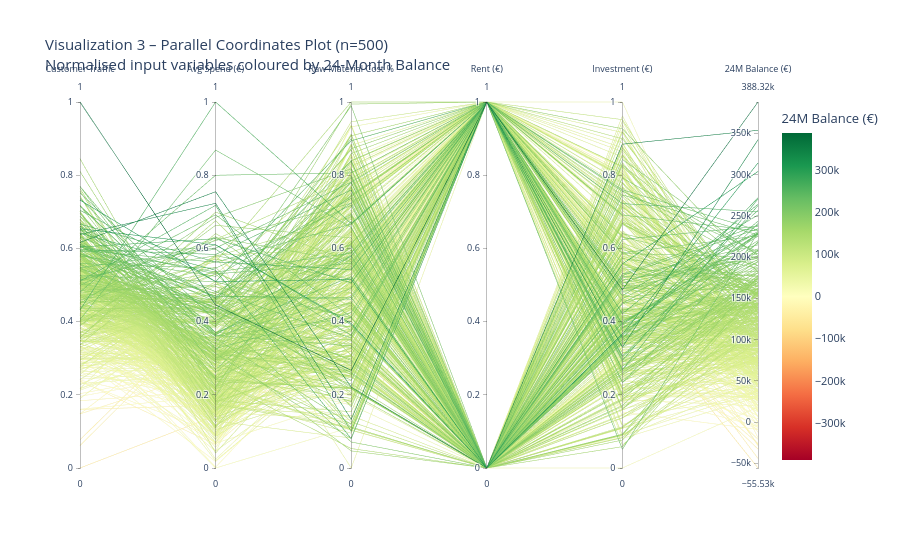

The cell this chart's notebook holds for it:
### Markdown cell above
<h3><b>VISUALIZING MODEL BEHAVIOR (Using SimDec)</b></h3>
We explain what patterns we see: the values Are low traffic patterns concentrated in losses? What combinations of decisions (color + shape) appear in the success zone of the scatter plot? Are there clear interactions?

### Code cell
import simdec
import matplotlib.lines as mlines
from itertools import product
import warnings
warnings.filterwarnings("ignore")

np.random.seed(42)
N = 10_000


# ═════════════════════════════════════════════════════════════════════════════
# CELL 3 – Generate X matrix and Y vector
# ═════════════════════════════════════════════════════════════════════════════

WORKING_DAYS = 24

# Lognormal parameters for average spending (mean=8, std=2)
spending_mean, spending_std = 8, 2
spending_sigma = np.sqrt(np.log(1 + (spending_std / spending_mean) ** 2))
spending_mu    = np.log(spending_mean) - 0.5 * spending_sigma ** 2

# Uncertainty variables
traffic    = np.clip(np.random.normal(55, 15, N), 1, None)
spending   = np.random.lognormal(spending_mu, spending_sigma, N)
raw_cost   = 0.25 + np.random.beta(3, 3, N) * 0.10
investment = np.random.triangular(28000, 32000, 38000, N)

# Decision variables
location_label = np.random.choice(["City Centre", "Neighbourhood"], size=N)
location_rent  = np.where(location_label == "City Centre", 2000, 1050).astype(float)
staff          = np.random.choice([1, 2], size=N)

# Balance formula
def calc_balance(traffic, spending, raw_cost, rent, investment, months):
    monthly_revenue = traffic * spending * WORKING_DAYS
    monthly_costs   = (monthly_revenue * raw_cost) + rent
    return (monthly_revenue - monthly_costs) * months - investment

# Two outputs
Y_12 = calc_balance(traffic, spending, raw_cost, location_rent, investment, 12)
Y_24 = calc_balance(traffic, spending, raw_cost, location_rent, investment, 24)

# X matrix for sensitivity
X          = np.column_stack([traffic, spending, raw_cost, location_rent, investment])
var_names  = ["Customer Traffic", "Avg Spend", "Raw Material Cost",
              "Rent", "Investment"]

print(f"Y_24  — mean: €{Y_24.mean():,.0f} | std: €{Y_24.std():,.0f} | "
      f"P(loss): {(Y_24 < 0).mean():.1%}")
print(f"Y_12  — mean: €{Y_12.mean():,.0f} | std: €{Y_12.std():,.0f} | "
      f"P(loss): {(Y_12 < 0).mean():.1%}")
print(f"X matrix shape: {X.shape}")


# ═════════════════════════════════════════════════════════════════════════════
# CELL 4 – Visualization 1: SimDec Histogram
# Decomposes Y_24 by the two most important variables:
#   Customer Traffic (Sobol rank 1) × Average Spending (Sobol rank 2)
# Produces 9 combination segments + summary table below the histogram
# ═════════════════════════════════════════════════════════════════════════════

# ── Segment both variables into Low / Medium / High ───────────────────────────
traffic_bins = pd.cut(
    pd.Series(traffic),
    bins=[0, 45, 65, pd.Series(traffic).max() + 1],
    labels=["Low", "Medium", "High"]
)

spending_bins = pd.cut(
    pd.Series(spending),
    bins=[0, 6.5, 9.5, pd.Series(spending).max() + 1],
    labels=["Low", "Medium", "High"]
)

# ── 9 combinations: Traffic (L/M/H) × Spending (L/M/H) ───────────────────────
combo_labels = list(product(["Low", "Medium", "High"],    # traffic
                             ["Low", "Medium", "High"]))   # spending

# Colour palette: rows = traffic level, columns = spending level
# Dark = extreme, light = moderate
combo_colors = [
    "#C0392B", "#E07070", "#F4ACAC",   # Traffic Low  × Spend Low / Med / High
    "#D4860A", "#F4A823", "#F4D080",   # Traffic Med  × Spend Low / Med / High
    "#1A6E35", "#2E9E4F", "#80CFA0",   # Traffic High × Spend Low / Med / High
]

# ── Build figure: histogram (top) + table (bottom) ───────────────────────────
bins_edges = np.linspace(Y_24.min(), Y_24.max(), 70)

fig = plt.figure(figsize=(14, 12))
ax_hist  = fig.add_axes([0.08, 0.44, 0.88, 0.50])
ax_table = fig.add_axes([0.08, 0.02, 0.88, 0.38])
ax_table.axis("off")

# ── Stacked histogram ─────────────────────────────────────────────────────────
bottom = np.zeros(len(bins_edges) - 1)
for (t_label, s_label), color in zip(combo_labels, combo_colors):
    mask      = ((traffic_bins == t_label) & (spending_bins == s_label)).values
    counts, _ = np.histogram(Y_24[mask], bins=bins_edges)
    ax_hist.bar(
        bins_edges[:-1], counts, width=np.diff(bins_edges),
        bottom=bottom, color=color, alpha=0.88,
        edgecolor="white", linewidth=0.2,
        label=f"Traffic {t_label} | Spend {s_label}",
        align="edge"
    )
    bottom += counts

# Reference lines
ax_hist.axvline(Y_24.mean(), color="black", lw=2, ls="-",
                label=f"Mean: €{Y_24.mean():,.0f}")
ax_hist.axvline(np.percentile(Y_24,  5), color="orange", lw=1.5, ls=":",
                label=f"5th pct:  €{np.percentile(Y_24, 5):,.0f}")
ax_hist.axvline(np.percentile(Y_24, 95), color="green",  lw=1.5, ls=":",
                label=f"95th pct: €{np.percentile(Y_24,95):,.0f}")
ax_hist.axvline(0, color="red", lw=1.5, ls="--",
                label="Break-even (€0)")

ax_hist.set_xlabel("24-Month Balance (€)", fontsize=12)
ax_hist.set_ylabel("Frequency", fontsize=12)
ax_hist.set_title(
    "Visualization 1 – SimDec Histogram\n"
    "24-Month Balance decomposed by Customer Traffic × Average Spending",
    fontsize=13, fontweight="bold"
)
ax_hist.xaxis.set_major_formatter(plt.FuncFormatter(lambda x, _: f"€{x:,.0f}"))
ax_hist.legend(fontsize=7.5, title="Segment Combination",
               title_fontsize=8.5, ncol=3, loc="upper left")

# ── Build and sort table rows ─────────────────────────────────────────────────
table_rows = []
for (t_label, s_label), color in zip(combo_labels, combo_colors):
    mask  = ((traffic_bins == t_label) & (spending_bins == s_label)).values
    seg_Y = Y_24[mask]
    if len(seg_Y) == 0:
        continue
    table_rows.append({
        "t_label": t_label,
        "s_label": s_label,
        "color":   color,
        "n":       int(mask.sum()),
        "std":     seg_Y.std(),
        "min":     seg_Y.min(),
        "mean":    seg_Y.mean(),
        "max":     seg_Y.max(),
        "prob":    mask.sum() / N,
    })

# Sort by mean balance descending (best outcome at top — matches SimDec style)
table_rows.sort(key=lambda x: x["mean"], reverse=True)

# ── Draw table ────────────────────────────────────────────────────────────────
col_labels = ["N°", "Traffic", "Spending", "Colour",
              "Std (€)", "Min (€)", "Mean (€)", "Max (€)", "Probability"]
col_widths = [0.05, 0.09, 0.09, 0.07,
              0.10,  0.10,  0.10,  0.10,  0.10]
row_height = 0.092
header_y   = 0.95

# Header row
for j, (col, w) in enumerate(zip(col_labels, col_widths)):
    x_pos = sum(col_widths[:j])
    ax_table.text(
        x_pos + w / 2, header_y, col,
        ha="center", va="center", fontsize=8.5, fontweight="bold",
        bbox=dict(boxstyle="square,pad=0.3",
                  facecolor="#2E5FA3", edgecolor="white"),
        color="white"
    )

# Data rows
for i, row in enumerate(table_rows):
    y_pos  = header_y - (i + 1) * row_height
    bg_col = "#F5F5F5" if i % 2 == 0 else "white"

    cells = [
        str(i + 1),
        row["t_label"],
        row["s_label"],
        "",                              # colour swatch
        f"€{row['std']:,.0f}",
        f"€{row['min']:,.0f}",
        f"€{row['mean']:,.0f}",
        f"€{row['max']:,.0f}",
        f"{row['prob']:.2f}",
    ]

    for j, (cell, w) in enumerate(zip(cells, col_widths)):
        x_pos = sum(col_widths[:j])
        if j == 3:
            # Colour swatch
            ax_table.add_patch(plt.Rectangle(
                (x_pos + 0.005, y_pos - 0.036), w - 0.01, 0.072,
                facecolor=row["color"], edgecolor="white",
                transform=ax_table.transAxes
            ))
        else:
            ax_table.text(
                x_pos + w / 2, y_pos, cell,
                ha="center", va="center", fontsize=8.5,
                bbox=dict(boxstyle="square,pad=0.3",
                          facecolor=bg_col, edgecolor="#DDDDDD")
            )

ax_table.set_xlim(0, 1)
ax_table.set_ylim(0, 1)

plt.savefig("simdec_histogram.png", dpi=150, bbox_inches="tight")
plt.show()
print("Saved: simdec_histogram.png")


# ═════════════════════════════════════════════════════════════════════════════
# CELL 5 – Visualization 2: Two-output scatter plot
# X-axis: 12-month balance
# Y-axis: 24-month balance
# Color:  Location (City Centre / Neighbourhood)
# Shape:  Staff count (1 / 2 employees)
# ═════════════════════════════════════════════════════════════════════════════

# Subsample 2,000 points for visual clarity
idx = np.random.choice(N, 2000, replace=False)

color_map  = {"City Centre":   "#E84C4C",
              "Neighbourhood": "#2E5FA3"}
marker_map = {1: "o", 2: "^"}
label_map  = {1: "1 employee", 2: "2 employees"}

fig, ax = plt.subplots(figsize=(11, 8))

for loc in ["City Centre", "Neighbourhood"]:
    for st in [1, 2]:
        mask = (location_label[idx] == loc) & (staff[idx] == st)
        ax.scatter(
            Y_12[idx][mask],
            Y_24[idx][mask],
            color=color_map[loc],
            marker=marker_map[st],
            alpha=0.45, s=30,
            label=f"{loc}  |  {label_map[st]}"
        )

# Y = 2X reference line
# Points ABOVE this line: year 2 outperformed year 1
x_range = np.linspace(Y_12.min(), Y_12.max(), 300)
ax.plot(x_range, 2 * x_range, color="black", lw=1.5, ls="--",
        label="Y = 2×X  (above = year 2 outperformed year 1)")

# Y = X line
ax.plot(x_range, x_range, color="grey", lw=1, ls=":",
        label="Y = X")

# Break-even lines
ax.axhline(0, color="red", lw=1, ls="-", alpha=0.3)
ax.axvline(0, color="red", lw=1, ls="-", alpha=0.3)

ax.set_xlabel("12-Month Balance (€)", fontsize=12)
ax.set_ylabel("24-Month Balance (€)", fontsize=12)
ax.set_title(
    "Visualization 2 – Two-Output Scatter Plot\n"
    "12-Month vs 24-Month Balance  |  Color: Location  |  Shape: Staff Count",
    fontsize=13, fontweight="bold"
)
ax.xaxis.set_major_formatter(plt.FuncFormatter(lambda x, _: f"€{x:,.0f}"))
ax.yaxis.set_major_formatter(plt.FuncFormatter(lambda x, _: f"€{x:,.0f}"))
ax.legend(fontsize=9, loc="upper left")

# Quadrant labels
ax.text(0.02, 0.98, "Loss at 12m → Profit at 24m",
        transform=ax.transAxes, va="top", fontsize=8, color="darkorange")
ax.text(0.98, 0.98, "Profit both years ✓",
        transform=ax.transAxes, ha="right", va="top", fontsize=8, color="green")
ax.text(0.02, 0.02, "Loss both years ✗",
        transform=ax.transAxes, fontsize=8, color="red")

plt.savefig("simdec_scatter.png", dpi=150, bbox_inches="tight")
plt.show()
print("Saved: simdec_scatter.png")


# ═════════════════════════════════════════════════════════════════════════════
# CELL 6 – Visualization 3 (Optional): Parallel Coordinates Plot
# ═════════════════════════════════════════════════════════════════════════════

import plotly.express as px

# Sample 500 rows
idx500 = np.random.choice(N, 500, replace=False)

df_parallel = pd.DataFrame({
    "Customer Traffic":    traffic[idx500],
    "Avg Spend (€)":       spending[idx500],
    "Raw Material Cost %": raw_cost[idx500] * 100,
    "Rent (€)":            location_rent[idx500],
    "Investment (€)":      investment[idx500],
    "24M Balance (€)":     Y_24[idx500],
})

# Normalise input columns to [0, 1] for visual comparability
input_cols = ["Customer Traffic", "Avg Spend (€)", "Raw Material Cost %",
              "Rent (€)", "Investment (€)"]
df_norm = df_parallel.copy()
for col in input_cols:
    col_min = df_parallel[col].min()
    col_max = df_parallel[col].max()
    df_norm[col] = (df_parallel[col] - col_min) / (col_max - col_min)

fig_px = px.parallel_coordinates(
    df_norm,
    dimensions=input_cols + ["24M Balance (€)"],
    color="24M Balance (€)",
    color_continuous_scale=px.colors.diverging.RdYlGn,
    color_continuous_midpoint=0,
    title="Visualization 3 – Parallel Coordinates Plot (n=500)<br>"
          "Normalised input variables coloured by 24-Month Balance"
)
fig_px.update_layout(font=dict(size=11), height=550)
fig_px.show()

### Figure 1 — Plotly figure (JSON) as saved in the notebook; plotly's stock layout.template omitted (floating-point values rounded to 4 significant figures; data arrays with more than 128 entries replaced by an {"elided": "..."} marker saying what was removed)
{"data": [{"dimensions": [{"label": "Customer Traffic", "values": {"elided": "500 float values"}}, {"label": "Avg Spend (€)", "values": {"elided": "500 float values"}}, {"label": "Raw Material Cost %", "values": {"elided": "500 float values"}}, {"label": "Rent (€)", "values": {"elided": "500 int values"}}, {"label": "Investment (€)", "values": {"elided": "500 float values"}}, {"label": "24M Balance (€)", "values": {"elided": "500 float values"}}], "domain": {"x": [0, 1], "y": [0, 1]}, "line": {"color": {"elided": "500 float values"}, "coloraxis": "coloraxis"}, "name": "", "type": "parcoords"}], "layout": {"coloraxis": {"cmid": 0, "colorbar": {"title": {"text": "24M Balance (€)"}}, "colorscale": [[0, "rgb(165,0,38)"], [0.1, "rgb(215,48,39)"], [0.2, "rgb(244,109,67)"], [0.3, "rgb(253,174,97)"], [0.4, "rgb(254,224,139)"], [0.5, "rgb(255,255,191)"], [0.6, "rgb(217,239,139)"], [0.7, "rgb(166,217,106)"], [0.8, "rgb(102,189,99)"], [0.9, "rgb(26,152,80)"], [1, "rgb(0,104,55)"]]}, "font": {"size": 11}, "height": 550, "legend": {"tracegroupgap": 0}, "title": {"text": "Visualization 3 – Parallel Coordinates Plot (n=500)<br>Normalised input variables coloured by 24-Month Balance"}}}
